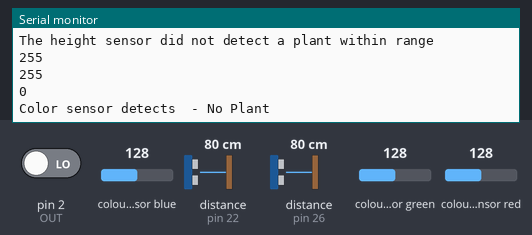
Bench run of a sketch on a simulated Arduino Mega 2560, built with avr-gcc and run on an emulated ATmega2560. On the bench: the last lines printed to the serial monitor. Wiring (inferred from the names in the program): 2 × ultrasonic range finder: trigger pin 24, echo pin 22 / trigger pin 28, echo pin 26; TCS3200 colour sensor: output pin 2; S2 pin 4; S3 pin 3; S0 pin 6; S1 pin 5. The inputs (shaded band) are chosen by the test bench; at power-on: distance to the obstacle (sensors on pin 22, pin 26) 80 cm, colour sensor red 128, pin 2 (OUT) LOW, colour sensor blue 128, colour sensor green 128. The echo pulse lasts 58.3 µs per cm.

Above: at 5.4 s.
5.5 s: distance to the obstacle (sensor on pin 22) set to 35 cm
At 5.58 s:
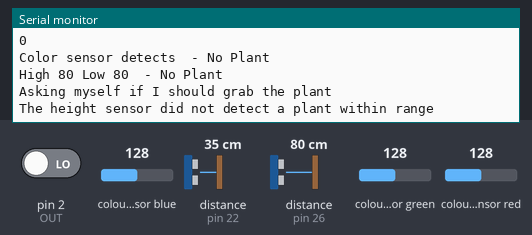
7.1 s: colour sensor red set to 5
At 7.22 s:
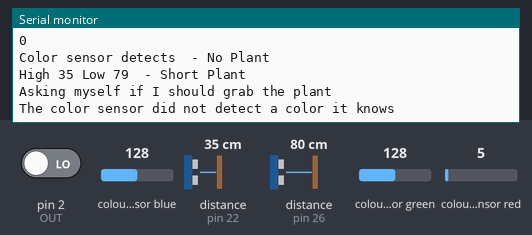
10.1 s: distance to the obstacle (sensor on pin 26) set to 2 cm
At 10.25 s:
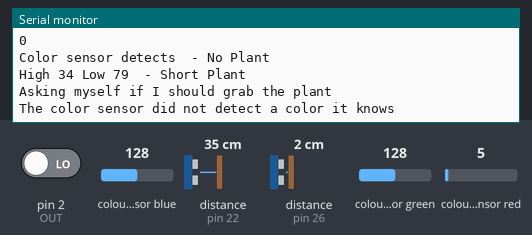
11.6 s: distance to the obstacle (sensor on pin 22) set to 2 cm
At 12.12 s:
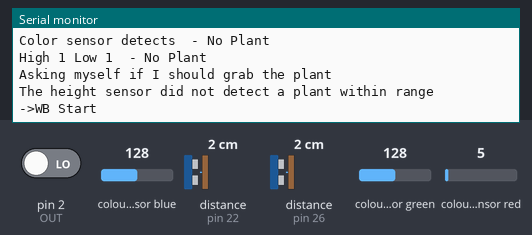
Timing chart, 0 to 14.1 s (numbered marks = the images above; inputs shaded):
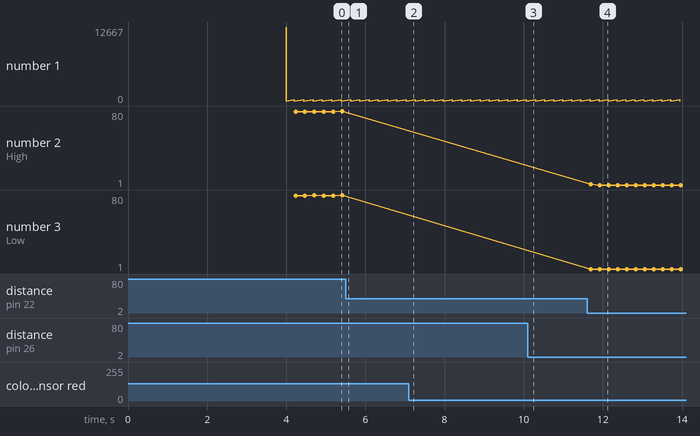

Measured:
- after the input at 11.6 s, the serial monitor: prints a new line after 0.10 s (image 4)

The sketch:

StorageArray.ino
```cpp
//Color sensor loop
/***************
Arduino UNO                                Color Sensor
Digital 6                 -                     S0
Digital 5                 -                     S1
Digital 4                 -                    S2
Digital 3                 -                     S3
Digital 2                 -                     OUT
VCC                      -                     VCC
GND                      -                    GND*/

#include "TimerOne.h"

#define S0     6   // Please notice the Pin's define
#define S1     5
#define S2     4
#define S3     3
#define OUT    2

int   g_count = 0;    // count the frequecy
int   g_array[3];     // store the RGB value
int   g_flag = 0;     // filter of RGB queue
float g_SF[3];        // save the RGB Scale factor
int color = 0;
int green = 1;
int brown = 2;
int yellow = 3;


//initial declaration so it can be called anywhere
void ShouldIGetThePlant(boolean Tall, boolean Short, int Color);

// Init TSC b230 and setting Frequency.
void TSC_Init()
{
  pinMode(S0, OUTPUT);
  pinMode(S1, OUTPUT);
  pinMode(S2, OUTPUT);
  pinMode(S3, OUTPUT);
  pinMode(OUT, INPUT);

  digitalWrite(S0, LOW);  // OUTPUT FREQUENCY SCALING 2%
  digitalWrite(S1, HIGH);
}

// Select the filter color
void TSC_FilterColor(int Level01, int Level02)
{
  if(Level01 != 0)
    Level01 = HIGH;

  if(Level02 != 0)
    Level02 = HIGH;

  digitalWrite(S2, Level01);
  digitalWrite(S3, Level02);
}

void TSC_Count()
{
  g_count ++ ;
}

void TSC_Callback()
{
  switch(g_flag)
  {
    case 0:
         Serial.println("->WB Start");
         TSC_WB(LOW, LOW);              //Filter without Red
         break;
    case 1:
         Serial.print("->Frequency R=");
         Serial.println(g_count);
         g_array[0] = g_count;
         TSC_WB(HIGH, HIGH);            //Filter without Green
         break;
    case 2:
         Serial.print("->Frequency G=");
         Serial.println(g_count);
         g_array[1] = g_count;
         TSC_WB(LOW, HIGH);             //Filter without Blue
         break;

    case 3:
         Serial.print("->Frequency B=");
         Serial.println(g_count);
         Serial.println("->WB End");
         g_array[2] = g_count;
         TSC_WB(HIGH, LOW);             //Clear(no filter)
         break;
   default:
         g_count = 0;
         break;
  }
}

void TSC_WB(int Level0, int Level1)      //White Balance
{
  g_count = 0;
  g_flag ++;
  TSC_FilterColor(Level0, Level1);
  Timer1.setPeriod(1000000);             // set 1s period
}

//Plant height measurement loop
int trigPin1 = 24;
int echoPin1 = 22;
int trigPin2 = 28;
int echoPin2 = 26;
float v = 331.5+0.6*20; // m/s

boolean TallPlant = false;
boolean ShortPlant = false;


float DistanceM1() {
  //Send sound pulse

digitalWrite(trigPin1, LOW);
delayMicroseconds(3);
digitalWrite(trigPin1,HIGH);
delayMicroseconds(5);
digitalWrite(trigPin1, LOW);

//listen for echo

float t1Us1 = pulseIn(echoPin1, HIGH); //microseconds
float t1 = t1Us1 / 1000.0 / 1000.0 / 2; //s
float dists = t1*v ;
return dists*100; //cm
}


float DistanceM2() {
  //Send sound pulse

digitalWrite(trigPin2, LOW);
delayMicroseconds(3);
digitalWrite(trigPin2,HIGH);
delayMicroseconds(5);
digitalWrite(trigPin2, LOW);

//listen for echo

float t2Us2 = pulseIn(echoPin2, HIGH); //microseconds
float t2 = t2Us2 / 1000.0 / 1000.0 / 2; //s
float distt = t2*v ;
return distt*100; //cm
}

int isdistsInRange(float dists)
{
	if(dists > 10 && dists < 50)
		return 1;
	return 0;
}

int isdisttInRange(float distt)
{
	if(distt > 10 && distt < 50)
		return 1;
	return 0;
}


void loop ()
{
   color = 0;
   g_flag = 0;
   for(int i=0; i<3; i++)
    Serial.println(int(g_array[i] * g_SF[i]));

 Serial.print("Color sensor detects");
 if(g_array[0] < 625 && g_array[0] > 310 && g_array[1] < 438 && g_array[1]>231 && g_array[2]<401 && g_array[2]>196  ) //These are the ranges of RGB freqencies that occur for the color brown
 {
   color = brown;
   Serial.println(" - Brown Plant ");

 }
 else if(g_array[0] < 584 && g_array[0] > 439 && g_array[1] < 399 && g_array[1]>331 && g_array[2]<425 && g_array[2]>333 ) //These are the ranges of RGB freqencies that occur for the color green
 {
      color = green;
   Serial.println(" - Green Plant ");
 }

  else if(g_array[0] < 625 && g_array[0] > 310 && g_array[1] < 438 && g_array[1]>231 && g_array[2]<401 && g_array[2]>196 ) //These are the ranges of RGB freqencies that occur for the color yellow
 {
      color = yellow;
   Serial.println(" - Yellow Plant ");
 }

 else //if none of the values are within a plant color range  the main loop of the program keeps going
 {
   color = 0;
    Serial.println("  - No Plant ");
 }
 delay(20);

  int dists = DistanceM1();
  int distt = DistanceM2();

  Serial.print("High ");
  Serial.print(dists,DEC);
  Serial.print(' ');
  Serial.print("Low ");
  Serial.print(distt,DEC);


 if(isdistsInRange(dists) == 1 && isdisttInRange(distt) == 1 ) //if both the top and middle Ultrasonic sensor sense the plant, it is tall
 {
  	TallPlant = true;
        ShortPlant=false;
   Serial.println(" - Tall Plant ");

 }
 else if(isdistsInRange(dists) == 1 && isdisttInRange(distt) == 0 ) //if only the middle Ultrasonic sensor senses the plant, it is short
 {
     TallPlant = false;
      ShortPlant = true;
     Serial.println("  - Short Plant ");

 }
 else
 {
   TallPlant = false;
   ShortPlant = false;
 }
 if(TallPlant == true || ShortPlant == true)
 {

 }
 else //if niether of them sense a plant the main loop of the program keeps going

 {
   TallPlant = false;
   ShortPlant = false;
    Serial.println("  - No Plant ");

 }
 //ShortPlant = true;
 //color = 1;//1,2,3
 ShouldIGetThePlant(TallPlant, ShortPlant, color);
  delay(200); //ms
}


void setup()
{
  TSC_Init();
  Serial.begin(115200);
  Timer1.initialize();             // defaulte is 1s
  Timer1.attachInterrupt(TSC_Callback);
  attachInterrupt(0, TSC_Count, RISING);

  delay(4000);

  for(int i=0; i<3; i++)
    Serial.println(g_array[i]);

  g_SF[0] = 255.0/ g_array[0];     //R Scale factor
  g_SF[1] = 255.0/ g_array[1] ;    //G Scale factor
  g_SF[2] = 255.0/ g_array[2] ;    //B Scale factor

  Serial.print("-> Scale Factor R=");
  Serial.println(g_SF[0]);
  Serial.print("-> Scale Factor G=");
  Serial.println(g_SF[1]);
  Serial.print("-> Scale Factor B=");
  Serial.println(g_SF[2]);

  delay(200);

  Serial.begin(115200);
  pinMode(trigPin1, OUTPUT);
  pinMode(echoPin1, INPUT);

  pinMode(trigPin2, OUTPUT);
  pinMode(echoPin2, INPUT);
}


int array[6];
int TallGreen = 0;
int ShortGreen = 1;
int TallBrown = 2;
int ShortBrown = 3;
int TallYellow = 4;
int ShortYellow = 5;

/*void GrabThePlant()
{
  //use the claw
  //pick up block
  //drop in basket.

}
*/

void ShouldIGetThePlant(boolean Tall, boolean Short, int Color)
{
  Serial.println("Asking myself if I should grab the plant");
  if( (Tall || Short))
  {
    switch(Color)//Color = 1,2,3 (green,brown,yellow)
    {
      case 1: //green
        if(Tall && array[TallGreen] == 0)//if I dont have a tall green plant and this is one
        {
          Serial.println("Found a new tall green plant");
          array[TallGreen] = 1; // I now have this plant
         // GrabThePlant();
        }
        else if(Short && array[ShortGreen] == 0)//if I dont have a tall green plant and this is one
        {
          Serial.println("Found a new short green plant");
          array[ShortGreen] = 1; // I now have this plant
          //GrabThePlant();
        }
        else
        {
          String plantSize = Tall == true ? "tall" : "short";
          Serial.println("I already have this "+ plantSize +" green plant");
        }
        break;

      case 2: //brown
        if(Tall && array[TallBrown] == 0)//if I dont have a tall brown plant and this is one
        {
          Serial.println("Found a new tall brown plant");
          array[TallBrown] = 1; // I now have this plant
         // GrabThePlant();
        }
        else if(Short && array[ShortBrown] == 0)//if I dont have a tall Brown plant and this is one
        {
          Serial.println("Found a new short brown plant");
          array[ShortBrown] = 1; // I now have this plant
         // GrabThePlant();
        }
        else
        {
          String plantSize = Tall == true ? "tall" : "short";
          Serial.println("I already have this "+ plantSize +" brown plant");
        }
        break;
      case 3: //yellow
        if(Tall && array[TallYellow] == 0)//if I dont have a tall Yellow plant and this is one
        {
          Serial.println("Found a new tall yellow plant");
          array[TallYellow] = 1; // I now have this plant
         // GrabThePlant();
        }
        else if(Short && array[ShortYellow] == 0)//if I dont have a tall yellow plant and this is one
        {
          Serial.println("Found a new short yellow plant");
          array[ShortYellow] = 1; // I now have this plant
          //GrabThePlant();
        }
        else
        {
          String plantSize = Tall == true ? "tall" : "short";
          Serial.println("I already have this "+ plantSize +" yellow plant");
        }
        break;
       default:
       Serial.println("The color sensor did not detect a color it knows");
         break;
    }
  }
  else
  {
    Serial.println("The height sensor did not detect a plant within range");
  }


}
```
